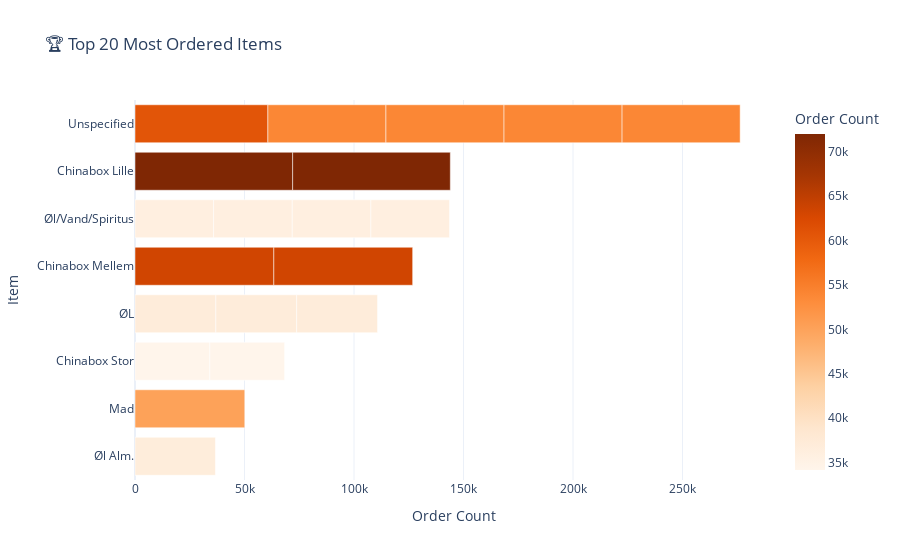

Source (notebook cell):
### Code cell
# Most ordered items
if 'most_ordered' in datasets:
    most_ordered = datasets['most_ordered'].copy()
    top_items = most_ordered.nlargest(20, 'order_count')
    
    fig = px.bar(top_items, x='order_count', y='item_name',
                 orientation='h',
                 title='🏆 Top 20 Most Ordered Items',
                 labels={'order_count': 'Order Count', 'item_name': 'Item'},
                 color='order_count',
                 color_continuous_scale='Oranges')
    fig.update_layout(template='plotly_white', yaxis={'categoryorder': 'total ascending'})
    fig.show()

### Figure 1 — Plotly figure (JSON) as saved in the notebook; plotly's stock layout.template omitted (floating-point values rounded to 4 significant figures)
{"data": [{"hovertemplate": "Order Count=%{marker.color}<br>Item=%{y}<extra></extra>", "legendgroup": "", "marker": {"color": [71988, 71988, 63394, 63394, 60679, 53911, 53911, 53911, 53911, 50128, 36916, 36916, 36916, 36713, 35899, 35899, 35899, 35899, 34160, 34160], "coloraxis": "coloraxis", "pattern": {"shape": ""}}, "name": "", "orientation": "h", "showlegend": false, "textposition": "auto", "type": "bar", "x": [71988, 71988, 63394, 63394, 60679, 53911, 53911, 53911, 53911, 50128, 36916, 36916, 36916, 36713, 35899, 35899, 35899, 35899, 34160, 34160], "xaxis": "x", "y": ["Chinabox Lille", "Chinabox Lille", "Chinabox Mellem", "Chinabox Mellem", "Unspecified", "Unspecified", "Unspecified", "Unspecified", "Unspecified", "Mad", "ØL", "ØL", "ØL", "Øl Alm.", "Øl/Vand/Spiritus", "Øl/Vand/Spiritus", "Øl/Vand/Spiritus", "Øl/Vand/Spiritus", "Chinabox Stor", "Chinabox Stor"], "yaxis": "y"}], "layout": {"barmode": "relative", "coloraxis": {"colorbar": {"title": {"text": "Order Count"}}, "colorscale": [[0.0, "rgb(255,245,235)"], [0.125, "rgb(254,230,206)"], [0.25, "rgb(253,208,162)"], [0.375, "rgb(253,174,107)"], [0.5, "rgb(253,141,60)"], [0.625, "rgb(241,105,19)"], [0.75, "rgb(217,72,1)"], [0.875, "rgb(166,54,3)"], [1.0, "rgb(127,39,4)"]]}, "legend": {"tracegroupgap": 0}, "title": {"text": "🏆 Top 20 Most Ordered Items"}, "xaxis": {"anchor": "y", "domain": [0.0, 1.0], "title": {"text": "Order Count"}}, "yaxis": {"anchor": "x", "categoryorder": "total ascending", "domain": [0.0, 1.0], "title": {"text": "Item"}}}}
